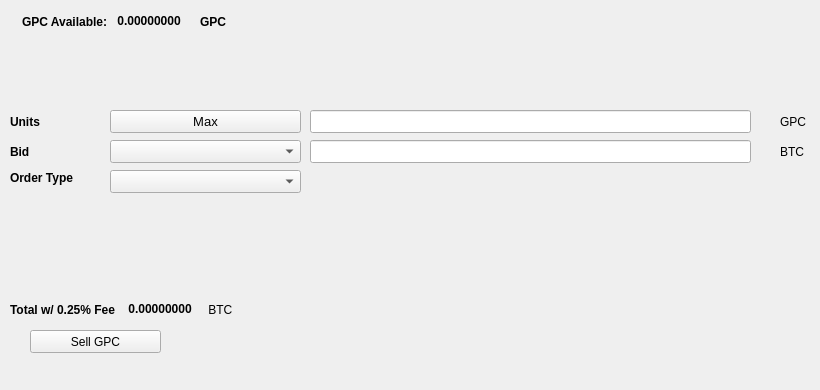
   <widget class="QWidget" name="SellTab">
    <attribute name="title">
     <string>Sell</string>
    </attribute>
    <widget class="QLabel" name="label_16">
     <property name="geometry">
      <rect>
       <x>780</x>
       <y>140</y>
       <width>31</width>
       <height>23</height>
      </rect>
     </property>
     <property name="text">
      <string>BTC</string>
     </property>
    </widget>
    <widget class="QComboBox" name="SellBidcomboBox">
     <property name="geometry">
      <rect>
       <x>110</x>
       <y>140</y>
       <width>191</width>
       <height>23</height>
      </rect>
     </property>
     <property name="font">
      <font>
       <pointsize>10</pointsize>
      </font>
     </property>
    </widget>
    <widget class="QLabel" name="label_18">
     <property name="geometry">
      <rect>
       <x>10</x>
       <y>110</y>
       <width>46</width>
       <height>23</height>
      </rect>
     </property>
     <property name="font">
      <font>
       <weight>75</weight>
       <bold>true</bold>
      </font>
     </property>
     <property name="text">
      <string>Units</string>
     </property>
    </widget>
    <widget class="QPushButton" name="Sell_Max_Amount">
     <property name="geometry">
      <rect>
       <x>110</x>
       <y>110</y>
       <width>191</width>
       <height>23</height>
      </rect>
     </property>
     <property name="font">
      <font>
       <pointsize>10</pointsize>
      </font>
     </property>
     <property name="text">
      <string>Max</string>
     </property>
    </widget>
    <widget class="QLabel" name="label_20">
     <property name="geometry">
      <rect>
       <x>10</x>
       <y>170</y>
       <width>91</width>
       <height>16</height>
      </rect>
     </property>
     <property name="font">
      <font>
       <weight>75</weight>
       <bold>true</bold>
      </font>
     </property>
     <property name="text">
      <string>Order Type</string>
     </property>
    </widget>
    <widget class="QComboBox" name="SellOrdertypeCombo">
     <property name="geometry">
      <rect>
       <x>110</x>
       <y>170</y>
       <width>191</width>
       <height>23</height>
      </rect>
     </property>
     <property name="font">
      <font>
       <pointsize>10</pointsize>
      </font>
     </property>
    </widget>
    <widget class="QLabel" name="label_21">
     <property name="geometry">
      <rect>
       <x>10</x>
       <y>140</y>
       <width>46</width>
       <height>23</height>
      </rect>
     </property>
     <property name="font">
      <font>
       <weight>75</weight>
       <bold>true</bold>
      </font>
     </property>
     <property name="text">
      <string>Bid</string>
     </property>
    </widget>
    <widget class="QLabel" name="label_22">
     <property name="geometry">
      <rect>
       <x>780</x>
       <y>110</y>
       <width>31</width>
       <height>23</height>
      </rect>
     </property>
     <property name="text">
      <string>GPC</string>
     </property>
    </widget>
    <widget class="QLineEdit" name="UnitsInputGPC">
     <property name="geometry">
      <rect>
       <x>310</x>
       <y>110</y>
       <width>441</width>
       <height>23</height>
      </rect>
     </property>
     <property name="font">
      <font>
       <pointsize>9</pointsize>
       <weight>75</weight>
       <bold>true</bold>
      </font>
     </property>
    </widget>
    <widget class="QLineEdit" name="SellBidPriceEdit">
     <property name="geometry">
      <rect>
       <x>310</x>
       <y>140</y>
       <width>441</width>
       <height>23</height>
      </rect>
     </property>
     <property name="font">
      <font>
       <pointsize>9</pointsize>
       <weight>75</weight>
       <bold>true</bold>
      </font>
     </property>
    </widget>
    <widget class="QPushButton" name="SellGPCBTN">
     <property name="geometry">
      <rect>
       <x>30</x>
       <y>330</y>
       <width>131</width>
       <height>23</height>
      </rect>
     </property>
     <property name="text">
      <string>Sell GPC</string>
     </property>
     <property name="icon">
      <iconset resource="../gpc">
       <normaloff>:/icons/bitcoin</normaloff>:/icons/bitcoin</iconset>
     </property>
    </widget>
    <widget class="QWidget" name="layoutWidget3">
     <property name="geometry">
      <rect>
       <x>22</x>
       <y>12</y>
       <width>258</width>
       <height>19</height>
      </rect>
     </property>
     <layout class="QHBoxLayout" name="horizontalLayout">
      <item>
       <widget class="QLabel" name="label232_2">
        <property name="font">
         <font>
          <weight>75</weight>
          <bold>true</bold>
         </font>
        </property>
        <property name="text">
         <string>GPC Available:</string>
        </property>
       </widget>
      </item>
      <item>
       <widget class="QLabel" name="GPCAvailableLabel">
        <property name="palette">
         <palette>
          <active>
           <colorrole role="WindowText">
            <brush brushstyle="SolidPattern">
             <color alpha="255">
              <red>0</red>
              <green>0</green>
              <blue>0</blue>
             </color>
            </brush>
           </colorrole>
           <colorrole role="Button">
            <brush brushstyle="SolidPattern">
             <color alpha="255">
              <red>0</red>
              <green>170</green>
              <blue>0</blue>
             </color>
            </brush>
           </colorrole>
           <colorrole role="Light">
            <brush brushstyle="SolidPattern">
             <color alpha="255">
              <red>0</red>
              <green>255</green>
              <blue>0</blue>
             </color>
            </brush>
           </colorrole>
           <colorrole role="Midlight">
            <brush brushstyle="SolidPattern">
             <color alpha="255">
              <red>0</red>
              <green>212</green>
              <blue>0</blue>
             </color>
            </brush>
           </colorrole>
           <colorrole role="Dark">
            <brush brushstyle="SolidPattern">
             <color alpha="255">
              <red>0</red>
              <green>85</green>
              <blue>0</blue>
             </color>
            </brush>
           </colorrole>
           <colorrole role="Mid">
            <brush brushstyle="SolidPattern">
             <color alpha="255">
              <red>0</red>
              <green>113</green>
              <blue>0</blue>
             </color>
            </brush>
           </colorrole>
           <colorrole role="Text">
            <brush brushstyle="SolidPattern">
             <color alpha="255">
              <red>0</red>
              <green>170</green>
              <blue>0</blue>
             </color>
            </brush>
           </colorrole>
           <colorrole role="BrightText">
            <brush brushstyle="SolidPattern">
             <color alpha="255">
              <red>255</red>
              <green>255</green>
              <blue>255</blue>
             </color>
            </brush>
           </colorrole>
           <colorrole role="ButtonText">
            <brush brushstyle="SolidPattern">
             <color alpha="255">
              <red>0</red>
              <green>0</green>
              <blue>0</blue>
             </color>
            </brush>
           </colorrole>
           <colorrole role="Base">
            <brush brushstyle="SolidPattern">
             <color alpha="255">
              <red>255</red>
              <green>255</green>
              <blue>255</blue>
             </color>
            </brush>
           </colorrole>
           <colorrole role="Window">
            <brush brushstyle="SolidPattern">
             <color alpha="255">
              <red>0</red>
              <green>170</green>
              <blue>0</blue>
             </color>
            </brush>
           </colorrole>
           <colorrole role="Shadow">
            <brush brushstyle="SolidPattern">
             <color alpha="255">
              <red>0</red>
              <green>0</green>
              <blue>0</blue>
             </color>
            </brush>
           </colorrole>
           <colorrole role="AlternateBase">
            <brush brushstyle="SolidPattern">
             <color alpha="255">
              <red>127</red>
              <green>212</green>
              <blue>127</blue>
             </color>
            </brush>
           </colorrole>
           <colorrole role="ToolTipBase">
            <brush brushstyle="SolidPattern">
             <color alpha="255">
              <red>255</red>
              <green>255</green>
              <blue>220</blue>
             </color>
            </brush>
           </colorrole>
           <colorrole role="ToolTipText">
            <brush brushstyle="SolidPattern">
             <color alpha="255">
              <red>0</red>
              <green>0</green>
              <blue>0</blue>
             </color>
            </brush>
           </colorrole>
          </active>
          <inactive>
           <colorrole role="WindowText">
            <brush brushstyle="SolidPattern">
             <color alpha="255">
              <red>0</red>
              <green>0</green>
              <blue>0</blue>
             </color>
            </brush>
           </colorrole>
           <colorrole role="Button">
            <brush brushstyle="SolidPattern">
             <color alpha="255">
              <red>0</red>
              <green>170</green>
              <blue>0</blue>
             </color>
            </brush>
           </colorrole>
           <colorrole role="Light">
            <brush brushstyle="SolidPattern">
             <color alpha="255">
              <red>0</red>
              <green>255</green>
              <blue>0</blue>
             </color>
            </brush>
           </colorrole>
           <colorrole role="Midlight">
            <brush brushstyle="SolidPattern">
             <color alpha="255">
              <red>0</red>
              <green>212</green>
              <blue>0</blue>
             </color>
            </brush>
           </colorrole>
           <colorrole role="Dark">
            <brush brushstyle="SolidPattern">
             <color alpha="255">
              <red>0</red>
              <green>85</green>
              <blue>0</blue>
             </color>
            </brush>
           </colorrole>
           <colorrole role="Mid">
            <brush brushstyle="SolidPattern">
             <color alpha="255">
              <red>0</red>
              <green>113</green>
              <blue>0</blue>
             </color>
            </brush>
           </colorrole>
           <colorrole role="Text">
            <brush brushstyle="SolidPattern">
             <color alpha="255">
              <red>0</red>
              <green>170</green>
              <blue>0</blue>
             </color>
            </brush>
           </colorrole>
           <colorrole role="BrightText">
            <brush brushstyle="SolidPattern">
             <color alpha="255">
              <red>255</red>
              <green>255</green>
              <blue>255</blue>
             </color>
            </brush>
           </colorrole>
           <colorrole role="ButtonText">
            <brush brushstyle="SolidPattern">
             <color alpha="255">
              <red>0</red>
              <green>0</green>
              <blue>0</blue>
             </color>
            </brush>
           </colorrole>
           <colorrole role="Base">
            <brush brushstyle="SolidPattern">
             <color alpha="255">
              <red>255</red>
              <green>255</green>
              <blue>255</blue>
             </color>
            </brush>
           </colorrole>
           <colorrole role="Window">
            <brush brushstyle="SolidPattern">
             <color alpha="255">
              <red>0</red>
              <green>170</green>
              <blue>0</blue>
             </color>
            </brush>
           </colorrole>
           <colorrole role="Shadow">
            <brush brushstyle="SolidPattern">
             <color alpha="255">
              <red>0</red>
              <green>0</green>
              <blue>0</blue>
             </color>
            </brush>
           </colorrole>
           <colorrole role="AlternateBase">
            <brush brushstyle="SolidPattern">
             <color alpha="255">
              <red>127</red>
              <green>212</green>
              <blue>127</blue>
             </color>
            </brush>
           </colorrole>
           <colorrole role="ToolTipBase">
            <brush brushstyle="SolidPattern">
             <color alpha="255">
              <red>255</red>
              <green>255</green>
              <blue>220</blue>
             </color>
            </brush>
           </colorrole>
           <colorrole role="ToolTipText">
            <brush brushstyle="SolidPattern">
             <color alpha="255">
              <red>0</red>
              <green>0</green>
              <blue>0</blue>
             </color>
            </brush>
           </colorrole>
          </inactive>
          <disabled>
           <colorrole role="WindowText">
            <brush brushstyle="SolidPattern">
             <color alpha="255">
              <red>0</red>
              <green>85</green>
              <blue>0</blue>
             </color>
            </brush>
           </colorrole>
           <colorrole role="Button">
            <brush brushstyle="SolidPattern">
             <color alpha="255">
              <red>0</red>
              <green>170</green>
              <blue>0</blue>
             </color>
            </brush>
           </colorrole>
           <colorrole role="Light">
            <brush brushstyle="SolidPattern">
             <color alpha="255">
              <red>0</red>
              <green>255</green>
              <blue>0</blue>
             </color>
            </brush>
           </colorrole>
           <colorrole role="Midlight">
            <brush brushstyle="SolidPattern">
             <color alpha="255">
              <red>0</red>
              <green>212</green>
              <blue>0</blue>
             </color>
            </brush>
           </colorrole>
           <colorrole role="Dark">
            <brush brushstyle="SolidPattern">
             <color alpha="255">
              <red>0</red>
              <green>85</green>
              <blue>0</blue>
             </color>
            </brush>
           </colorrole>
           <colorrole role="Mid">
            <brush brushstyle="SolidPattern">
             <color alpha="255">
              <red>0</red>
              <green>113</green>
              <blue>0</blue>
             </color>
            </brush>
           </colorrole>
           <colorrole role="Text">
            <brush brushstyle="SolidPattern">
             <color alpha="255">
              <red>0</red>
              <green>85</green>
              <blue>0</blue>
             </color>
            </brush>
           </colorrole>
           <colorrole role="BrightText">
            <brush brushstyle="SolidPattern">
             <color alpha="255">
              <red>255</red>
              <green>255</green>
              <blue>255</blue>
             </color>
            </brush>
           </colorrole>
           <colorrole role="ButtonText">
            <brush brushstyle="SolidPattern">
             <color alpha="255">
              <red>0</red>
              <green>85</green>
              <blue>0</blue>
             </color>
            </brush>
           </colorrole>
           <colorrole role="Base">
            <brush brushstyle="SolidPattern">
             <color alpha="255">
              <red>0</red>
              <green>170</green>
              <blue>0</blue>
             </color>
            </brush>
           </colorrole>
           <colorrole role="Window">
            <brush brushstyle="SolidPattern">
             <color alpha="255">
              <red>0</red>
              <green>170</green>
              <blue>0</blue>
             </color>
            </brush>
           </colorrole>
           <colorrole role="Shadow">
            <brush brushstyle="SolidPattern">
             <color alpha="255">
              <red>0</red>
              <green>0</green>
              <blue>0</blue>
             </color>
            </brush>
           </colorrole>
           <colorrole role="AlternateBase">
            <brush brushstyle="SolidPattern">
             <color alpha="255">
              <red>0</red>
              <green>170</green>
              <blue>0</blue>
             </color>
            </brush>
           </colorrole>
           <colorrole role="ToolTipBase">
            <brush brushstyle="SolidPattern">
             <color alpha="255">
              <red>255</red>
              <green>255</green>
              <blue>220</blue>
             </color>
            </brush>
           </colorrole>
           <colorrole role="ToolTipText">
            <brush brushstyle="SolidPattern">
             <color alpha="255">
              <red>0</red>
              <green>0</green>
              <blue>0</blue>
             </color>
            </brush>
           </colorrole>
          </disabled>
         </palette>
        </property>
        <property name="font">
         <font>
          <weight>75</weight>
          <bold>true</bold>
         </font>
        </property>
        <property name="text">
         <string> 0.00000000 </string>
        </property>
        <property name="textInteractionFlags">
         <set>Qt::LinksAccessibleByMouse|Qt::TextSelectableByKeyboard|Qt::TextSelectableByMouse</set>
        </property>
       </widget>
      </item>
      <item>
       <widget class="QLabel" name="labelGPC">
        <property name="font">
         <font>
          <weight>75</weight>
          <bold>true</bold>
         </font>
        </property>
        <property name="text">
         <string>GPC</string>
        </property>
       </widget>
      </item>
     </layout>
    </widget>
    <widget class="QWidget" name="layoutWidget">
     <property name="geometry">
      <rect>
       <x>10</x>
       <y>300</y>
       <width>268</width>
       <height>19</height>
      </rect>
     </property>
     <layout class="QHBoxLayout" name="horizontalLayout_2">
      <item>
       <widget class="QLabel" name="label_19">
        <property name="font">
         <font>
          <weight>75</weight>
          <bold>true</bold>
         </font>
        </property>
        <property name="text">
         <string>Total w/ 0.25% Fee </string>
        </property>
       </widget>
      </item>
      <item>
       <widget class="QLabel" name="SellCostLabel">
        <property name="palette">
         <palette>
          <active>
           <colorrole role="WindowText">
            <brush brushstyle="SolidPattern">
             <color alpha="255">
              <red>0</red>
              <green>0</green>
              <blue>0</blue>
             </color>
            </brush>
           </colorrole>
           <colorrole role="Button">
            <brush brushstyle="SolidPattern">
             <color alpha="255">
              <red>0</red>
              <green>170</green>
              <blue>0</blue>
             </color>
            </brush>
           </colorrole>
           <colorrole role="Light">
            <brush brushstyle="SolidPattern">
             <color alpha="255">
              <red>0</red>
              <green>255</green>
              <blue>0</blue>
             </color>
            </brush>
           </colorrole>
           <colorrole role="Midlight">
            <brush brushstyle="SolidPattern">
             <color alpha="255">
              <red>0</red>
              <green>212</green>
              <blue>0</blue>
             </color>
            </brush>
           </colorrole>
           <colorrole role="Dark">
            <brush brushstyle="SolidPattern">
             <color alpha="255">
              <red>0</red>
              <green>85</green>
              <blue>0</blue>
             </color>
            </brush>
           </colorrole>
           <colorrole role="Mid">
            <brush brushstyle="SolidPattern">
             <color alpha="255">
              <red>0</red>
              <green>113</green>
              <blue>0</blue>
             </color>
            </brush>
           </colorrole>
           <colorrole role="Text">
            <brush brushstyle="SolidPattern">
             <color alpha="255">
              <red>0</red>
              <green>170</green>
              <blue>0</blue>
             </color>
            </brush>
           </colorrole>
           <colorrole role="BrightText">
            <brush brushstyle="SolidPattern">
             <color alpha="255">
              <red>255</red>
              <green>255</green>
              <blue>255</blue>
             </color>
            </brush>
           </colorrole>
           <colorrole role="ButtonText">
            <brush brushstyle="SolidPattern">
             <color alpha="255">
              <red>0</red>
              <green>0</green>
              <blue>0</blue>
             </color>
            </brush>
           </colorrole>
           <colorrole role="Base">
            <brush brushstyle="SolidPattern">
             <color alpha="255">
              <red>255</red>
              <green>255</green>
              <blue>255</blue>
             </color>
            </brush>
           </colorrole>
           <colorrole role="Window">
            <brush brushstyle="SolidPattern">
             <color alpha="255">
              <red>0</red>
              <green>170</green>
              <blue>0</blue>
             </color>
            </brush>
           </colorrole>
           <colorrole role="Shadow">
            <brush brushstyle="SolidPattern">
             <color alpha="255">
              <red>0</red>
              <green>0</green>
              <blue>0</blue>
             </color>
            </brush>
           </colorrole>
           <colorrole role="AlternateBase">
            <brush brushstyle="SolidPattern">
             <color alpha="255">
              <red>127</red>
              <green>212</green>
              <blue>127</blue>
             </color>
            </brush>
           </colorrole>
           <colorrole role="ToolTipBase">
            <brush brushstyle="SolidPattern">
             <color alpha="255">
              <red>255</red>
              <green>255</green>
              <blue>220</blue>
             </color>
            </brush>
           </colorrole>
           <colorrole role="ToolTipText">
            <brush brushstyle="SolidPattern">
             <color alpha="255">
              <red>0</red>
              <green>0</green>
              <blue>0</blue>
             </color>
            </brush>
           </colorrole>
          </active>
          <inactive>
           <colorrole role="WindowText">
            <brush brushstyle="SolidPattern">
             <color alpha="255">
              <red>0</red>
              <green>0</green>
              <blue>0</blue>
             </color>
            </brush>
           </colorrole>
           <colorrole role="Button">
            <brush brushstyle="SolidPattern">
             <color alpha="255">
              <red>0</red>
              <green>170</green>
              <blue>0</blue>
             </color>
            </brush>
           </colorrole>
           <colorrole role="Light">
            <brush brushstyle="SolidPattern">
             <color alpha="255">
              <red>0</red>
              <green>255</green>
              <blue>0</blue>
             </color>
            </brush>
           </colorrole>
           <colorrole role="Midlight">
            <brush brushstyle="SolidPattern">
             <color alpha="255">
              <red>0</red>
              <green>212</green>
              <blue>0</blue>
             </color>
            </brush>
           </colorrole>
           <colorrole role="Dark">
            <brush brushstyle="SolidPattern">
             <color alpha="255">
              <red>0</red>
              <green>85</green>
              <blue>0</blue>
             </color>
            </brush>
           </colorrole>
           <colorrole role="Mid">
            <brush brushstyle="SolidPattern">
             <color alpha="255">
              <red>0</red>
              <green>113</green>
              <blue>0</blue>
             </color>
            </brush>
           </colorrole>
           <colorrole role="Text">
            <brush brushstyle="SolidPattern">
             <color alpha="255">
              <red>0</red>
              <green>170</green>
              <blue>0</blue>
             </color>
            </brush>
           </colorrole>
           <colorrole role="BrightText">
            <brush brushstyle="SolidPattern">
             <color alpha="255">
              <red>255</red>
              <green>255</green>
              <blue>255</blue>
             </color>
            </brush>
           </colorrole>
           <colorrole role="ButtonText">
            <brush brushstyle="SolidPattern">
             <color alpha="255">
              <red>0</red>
              <green>0</green>
              <blue>0</blue>
             </color>
            </brush>
           </colorrole>
           <colorrole role="Base">
            <brush brushstyle="SolidPattern">
             <color alpha="255">
              <red>255</red>
              <green>255</green>
              <blue>255</blue>
             </color>
            </brush>
           </colorrole>
           <colorrole role="Window">
            <brush brushstyle="SolidPattern">
             <color alpha="255">
              <red>0</red>
              <green>170</green>
              <blue>0</blue>
             </color>
            </brush>
           </colorrole>
           <colorrole role="Shadow">
            <brush brushstyle="SolidPattern">
             <color alpha="255">
              <red>0</red>
              <green>0</green>
              <blue>0</blue>
             </color>
            </brush>
           </colorrole>
           <colorrole role="AlternateBase">
            <brush brushstyle="SolidPattern">
             <color alpha="255">
              <red>127</red>
              <green>212</green>
              <blue>127</blue>
             </color>
            </brush>
           </colorrole>
           <colorrole role="ToolTipBase">
            <brush brushstyle="SolidPattern">
             <color alpha="255">
              <red>255</red>
              <green>255</green>
              <blue>220</blue>
             </color>
            </brush>
           </colorrole>
           <colorrole role="ToolTipText">
            <brush brushstyle="SolidPattern">
             <color alpha="255">
              <red>0</red>
              <green>0</green>
              <blue>0</blue>
             </color>
            </brush>
           </colorrole>
          </inactive>
          <disabled>
           <colorrole role="WindowText">
            <brush brushstyle="SolidPattern">
             <color alpha="255">
              <red>0</red>
              <green>85</green>
              <blue>0</blue>
             </color>
            </brush>
           </colorrole>
           <colorrole role="Button">
            <brush brushstyle="SolidPattern">
             <color alpha="255">
              <red>0</red>
              <green>170</green>
              <blue>0</blue>
             </color>
            </brush>
           </colorrole>
           <colorrole role="Light">
            <brush brushstyle="SolidPattern">
             <color alpha="255">
              <red>0</red>
              <green>255</green>
              <blue>0</blue>
             </color>
            </brush>
           </colorrole>
           <colorrole role="Midlight">
            <brush brushstyle="SolidPattern">
             <color alpha="255">
              <red>0</red>
              <green>212</green>
              <blue>0</blue>
             </color>
            </brush>
           </colorrole>
           <colorrole role="Dark">
            <brush brushstyle="SolidPattern">
             <color alpha="255">
              <red>0</red>
              <green>85</green>
              <blue>0</blue>
             </color>
            </brush>
           </colorrole>
           <colorrole role="Mid">
            <brush brushstyle="SolidPattern">
             <color alpha="255">
              <red>0</red>
              <green>113</green>
              <blue>0</blue>
             </color>
            </brush>
           </colorrole>
           <colorrole role="Text">
            <brush brushstyle="SolidPattern">
             <color alpha="255">
              <red>0</red>
              <green>85</green>
              <blue>0</blue>
             </color>
            </brush>
           </colorrole>
           <colorrole role="BrightText">
            <brush brushstyle="SolidPattern">
             <color alpha="255">
              <red>255</red>
              <green>255</green>
              <blue>255</blue>
             </color>
            </brush>
           </colorrole>
           <colorrole role="ButtonText">
            <brush brushstyle="SolidPattern">
             <color alpha="255">
              <red>0</red>
              <green>85</green>
              <blue>0</blue>
             </color>
            </brush>
           </colorrole>
           <colorrole role="Base">
            <brush brushstyle="SolidPattern">
             <color alpha="255">
              <red>0</red>
              <green>170</green>
              <blue>0</blue>
             </color>
            </brush>
           </colorrole>
           <colorrole role="Window">
            <brush brushstyle="SolidPattern">
             <color alpha="255">
              <red>0</red>
              <green>170</green>
              <blue>0</blue>
             </color>
            </brush>
           </colorrole>
           <colorrole role="Shadow">
            <brush brushstyle="SolidPattern">
             <color alpha="255">
              <red>0</red>
              <green>0</green>
              <blue>0</blue>
             </color>
            </brush>
           </colorrole>
           <colorrole role="AlternateBase">
            <brush brushstyle="SolidPattern">
             <color alpha="255">
              <red>0</red>
              <green>170</green>
              <blue>0</blue>
             </color>
            </brush>
           </colorrole>
           <colorrole role="ToolTipBase">
            <brush brushstyle="SolidPattern">
             <color alpha="255">
              <red>255</red>
              <green>255</green>
              <blue>220</blue>
             </color>
            </brush>
           </colorrole>
           <colorrole role="ToolTipText">
            <brush brushstyle="SolidPattern">
             <color alpha="255">
              <red>0</red>
              <green>0</green>
              <blue>0</blue>
             </color>
            </brush>
           </colorrole>
          </disabled>
         </palette>
        </property>
        <property name="font">
         <font>
          <weight>75</weight>
          <bold>true</bold>
         </font>
        </property>
        <property name="autoFillBackground">
         <bool>false</bool>
        </property>
        <property name="text">
         <string> 0.00000000</string>
        </property>
        <property name="textInteractionFlags">
         <set>Qt::LinksAccessibleByMouse|Qt::TextSelectableByMouse</set>
        </property>
       </widget>
      </item>
      <item>
       <widget class="QLabel" name="label_17">
        <property name="font">
         <font>
          <weight>50</weight>
          <bold>false</bold>
         </font>
        </property>
        <property name="text">
         <string> BTC</string>
        </property>
       </widget>
      </item>
     </layout>
    </widget>
    <widget class="QLabel" name="label_23">
     <property name="geometry">
      <rect>
       <x>460</x>
       <y>300</y>
       <width>281</width>
       <height>81</height>
      </rect>
     </property>
     <property name="text">
      <string/>
     </property>
     <property name="pixmap">
      <pixmap>:/images/bittrex</pixmap>
     </property>
    </widget>
   </widget>
